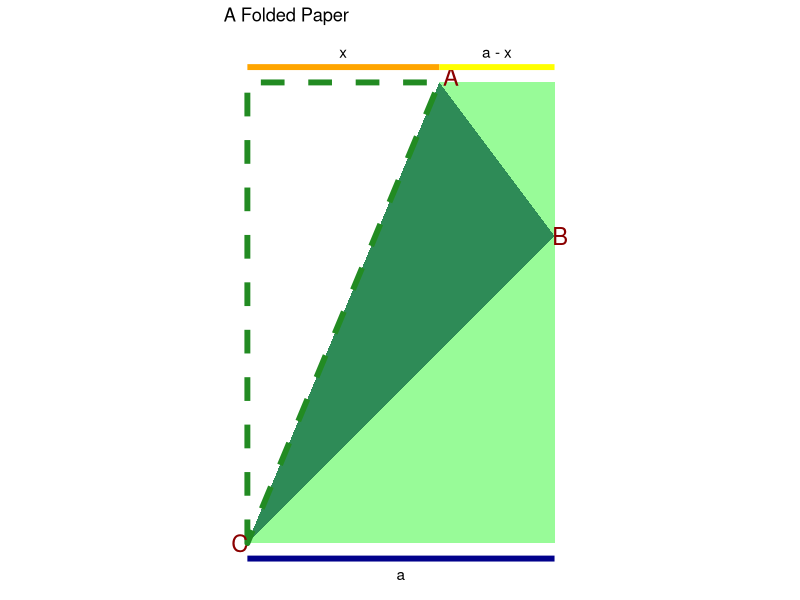
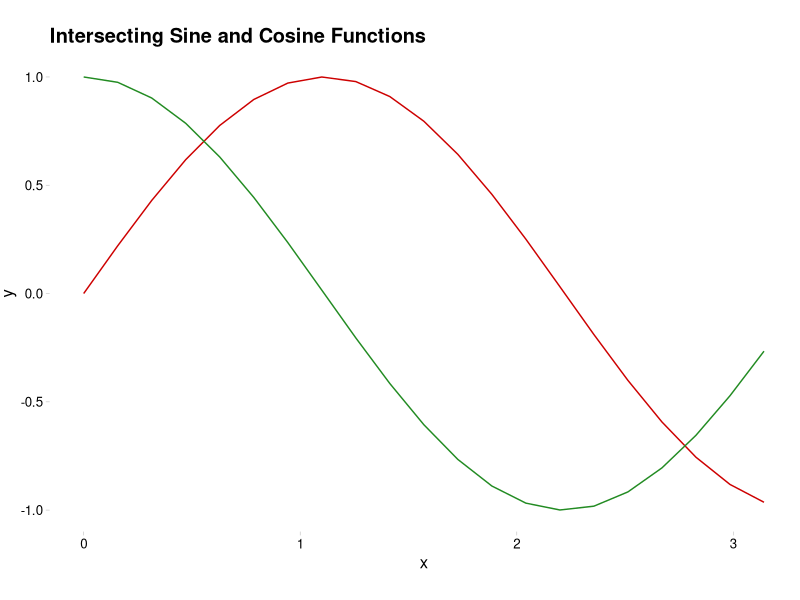

Recreate these plots in R, in order.

# Load Library ------------------------------------------------------------

library(tidyverse)

# Create Domain -----------------------------------------------------------

domain <- 
  # the assumption is the thickness of the paper is one unit
  tibble(width = seq(0.50001, 1, by = 0.00001))

# Find Minimum Area -------------------------------------------------------

area_min <- 
  domain %>% 
  mutate(
    area = (width ** 2) * sqrt(2 * width - 1) /
      (4 * width - 2)
  ) %>% 
  filter(area == min(area))

# Find Minimum Crease Length ----------------------------------------------

crease_min <- 
  domain %>% 
  mutate(
    crease_length = sqrt(
      (2 * (width ** 3)) / (2 * width - 1)
    )
  ) %>% 
  filter(crease_length == min(crease_length))

# Create Illustration of Folded Paper -------------------------------------

paper_width <- 40

paper_height <- 60

fold <- 25

ggplot() +
  aes(
    c(0, fold, paper_width, paper_width),
    c(0, paper_height, paper_height, 0)
  ) +
  geom_polygon(
    fill = "palegreen"
  ) +
  geom_polygon(
    aes(
      c(0, fold, paper_width),
      c(0, paper_height, paper_height - sqrt(fold**2 - (paper_width - fold)**2))
    ),
    fill = "seagreen"
  ) +
  geom_polygon(
    aes(
      c(0, 0, fold),
      c(0, paper_height, paper_height)
    ),
    linetype = 2,
    fill = "white",
    size = 2,
    color = "forestgreen"
  ) +
  annotate(
    "text", 
    x = -1, 
    y = 0, 
    label = "C", 
    color = "darkred", 
    size = 6
  ) +
  annotate(
    "text", 
    x = fold + 1.5, 
    y = paper_height + 0.75, 
    label = "A", 
    color = "darkred", 
    size = 6
  ) +
  annotate(
    "text", 
    x = paper_width + 0.75, 
    y = paper_height - sqrt(fold**2 - (paper_width - fold)**2), 
    label = "B", 
    color = "darkred", 
    size = 6
  ) +
  annotate(
    "segment",
    x = 0, 
    y = paper_height + 2,
    xend = fold,
    yend = paper_height + 2,
    color = "orange", 
    size = 2
  ) +
  annotate(
    "text",
    x = fold / 2,
    y = paper_height + 4,
    label = "x"
  ) +
  annotate(
    "segment",
    x = fold, 
    y = paper_height + 2,
    xend = paper_width,
    yend = paper_height + 2,
    color = "yellow", 
    size = 2
  ) +
  annotate(
    "text",
    x = fold + (paper_width - fold) / 2, 
    y = paper_height + 4,
    label = "a - x"
  ) +
  annotate(
    "segment",
    x = 0, 
    y = -2,
    xend = paper_width,
    yend = -2,
    color = "darkblue", 
    size = 2
  ) +
  annotate(
    "text",
    x = paper_width / 2, 
    y = -4,
    label = "a"
  ) +
  theme_void() +
  coord_fixed() +
  labs(title = "A Folded Paper")

# Sine and Cosine Interesect at Right Angles ------------------------------

factor = 1 / sin(pi / 4)

tibble(
  theta = seq(0, 1, by = 0.05) * pi
) %>% 
  mutate(
    sin_y = sin(factor * theta),
    cos_y = cos(factor * theta)
  ) %>% 
  ggplot(
    aes(
      theta,
      sin_y
    )
  ) +
  geom_line(color = "red3") +
  geom_line(
    aes(
      y = cos_y
    ),
    color = "forestgreen"
  ) +
  coord_fixed() +
  ggthemes::theme_pander(gl = 0) +
  labs(
    title = "Intersecting Sine and Cosine Functions",
    x = "x",
    y = "y"
  )
  
